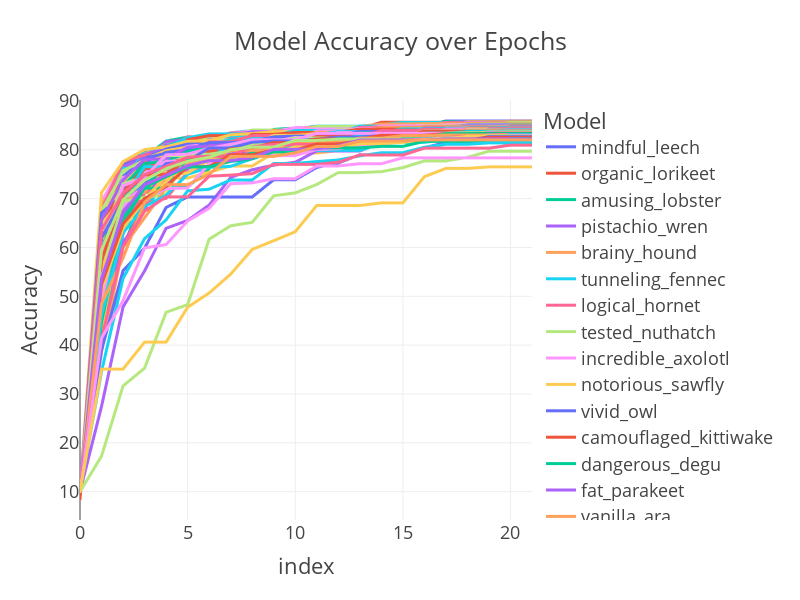

The notebook cell this image was saved under:
### Code cell
epochs_data=train_data_dist_cum.sort_values("best_acc",ascending= False).iloc[:,:50].T.reset_index(drop=True).reset_index().melt(id_vars='index', var_name='Model', value_name='Accuracy')

import plotly.express as px
fig = px.line(epochs_data, x='index', y='Accuracy', color='Model', title='Model Accuracy over Epochs')
fig.update_layout(height=600, width=800, template="presentation")
fig
